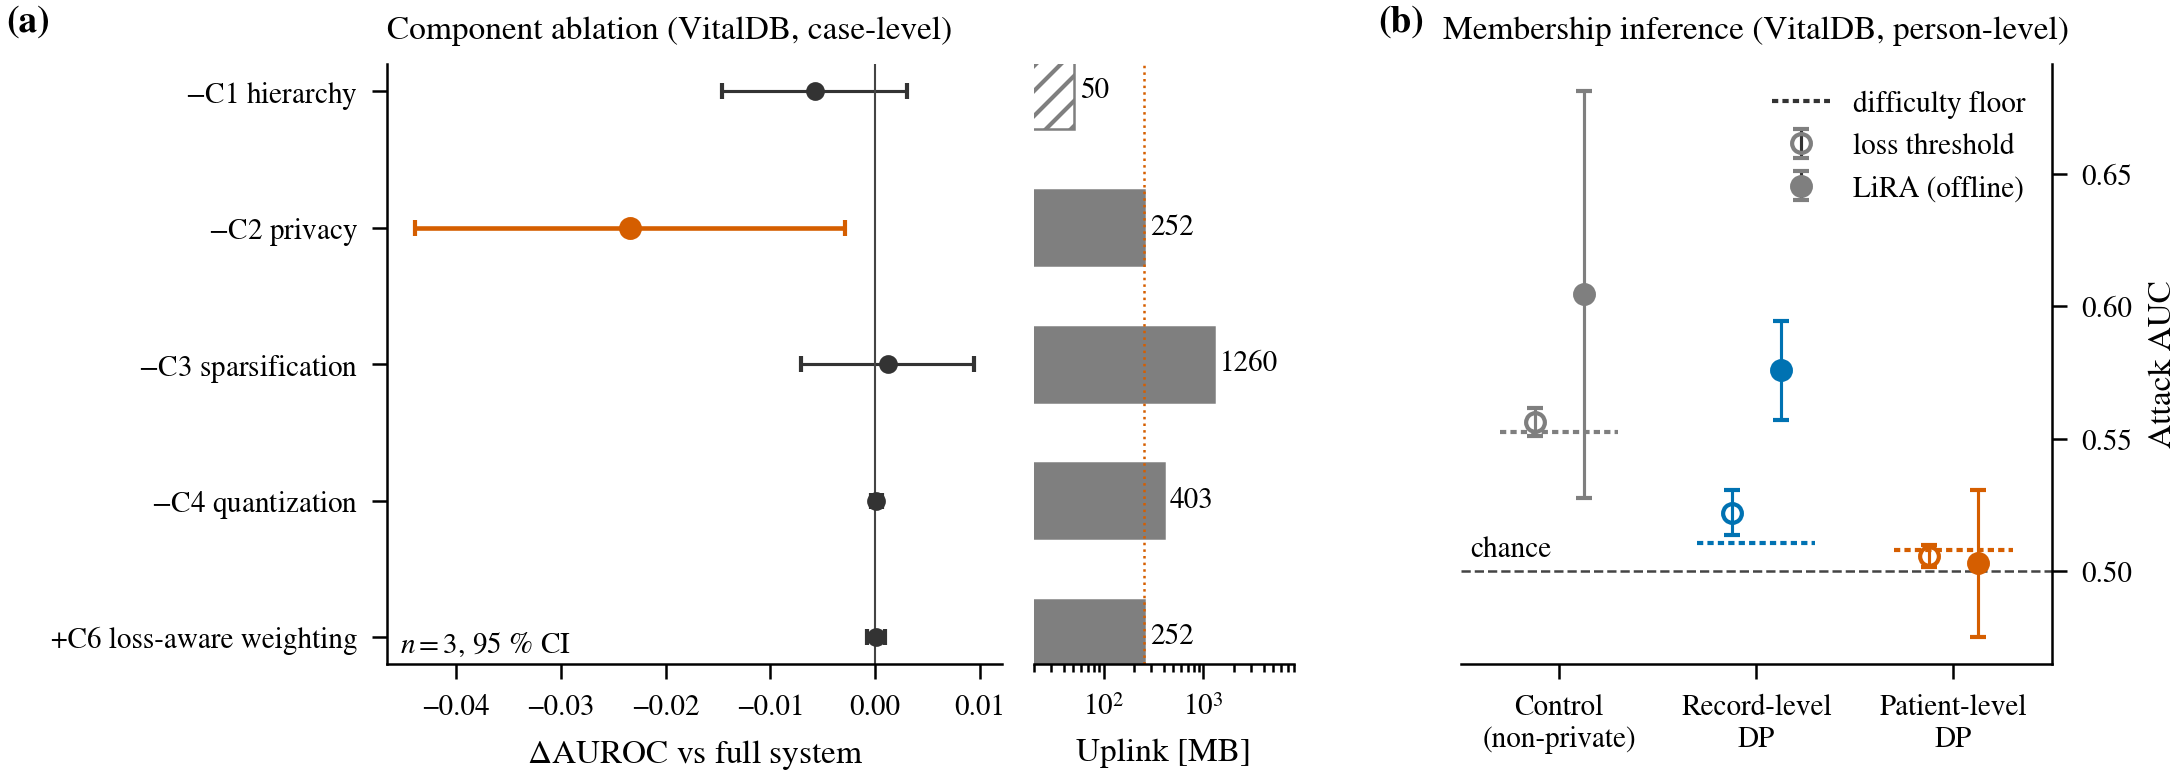

This chart was generated by the following Python code:
"""fig10_ablation_mia.py — Fig. 10: (a) component ablation on VitalDB, delta
AUROC against the full system paired by seed, beside total uplink; (b)
patient-level membership-inference audit (paper/figs.md, Fig. 10).

Arm map (ablation_runner): A0 full, A1 -C1 hierarchy, A2 -C2 privacy,
A3 -C3 sparsification, A4 -C4 quantization, A6 +C6 loss-aware weighting.
Seeds 42-44, the set Table tab:ablation reports."""
import csv
import json
from collections import defaultdict
import numpy as np
from _figstyle import plt, RES, DOUBLE, C, tci, panel, save

ABL = RES / "phase6" / "vitaldb"
SEEDS = (42, 43, 44)
ARMS = ((1, "$-$C1 hierarchy"), (2, "$-$C2 privacy"), (3, "$-$C3 sparsification"),
        (4, "$-$C4 quantization"), (6, "+C6 loss-aware weighting"))
# audit on the person-level partition; the ablation stays case-level
MIA_DS = "vitaldb_person"
MIA = RES / "phase5" / "lira" / MIA_DS
CONFIGS = (("head_nodp", "Control (non-private)", C["ctrl"]),
           ("sample", "Record-level DP", C["record"]),
           ("patient", "Patient-level DP", C["indiv"]))
ATTACKS = (("loss", "loss threshold", "o", "none"), ("lira_offline", "LiRA (offline)", "o", None))


def abl(a, sd):
    d = json.load(open(ABL / f"ablation_A{a}_seed{sd}_final.json"))
    return d["test"]["macro_auc"], d["uplink_bytes_total"] / 1e6


def main():
    fig = plt.figure(figsize=(DOUBLE, 2.6))
    # a blank spacer column separates the two panels
    gs = fig.add_gridspec(1, 4, width_ratios=[1.3, 0.55, 0.22, 1.25], wspace=0.08)
    ax, axu, axm = fig.add_subplot(gs[0]), fig.add_subplot(gs[1]), fig.add_subplot(gs[3])

    full = {sd: abl(0, sd) for sd in SEEDS}
    y = np.arange(len(ARMS))[::-1]
    for yi, (a, lab) in zip(y, ARMS):
        d = [abl(a, sd)[0] - full[sd][0] for sd in SEEDS]
        m, h = tci(d)
        sig = abs(m) > h
        col = C["indiv"] if sig else "#333333"
        ax.errorbar(m, yi, xerr=h, fmt="o", color=col, ms=4.5 if sig else 3.5,
                    elinewidth=1.1 if sig else 0.75)
        up = abl(a, SEEDS[0])[1]
        axu.barh(yi, up, color=C["ctrl"] if a != 1 else "none",
                 edgecolor=C["ctrl"], hatch="////" if a == 1 else None, lw=0.6,
                 height=0.55)
        axu.text(up * 1.15, yi, f"{up:.0f}", va="center", fontsize=7)
    ax.axvline(0, color="#444444", lw=0.5)
    ax.set_yticks(y, [lab for _, lab in ARMS])
    ax.set_xlabel("$\\Delta$AUROC vs full system")
    ax.text(0.02, 0.02, f"$n={len(SEEDS)}$, 95 % CI", transform=ax.transAxes, fontsize=7)
    panel(ax, "a", x=-0.62)
    ax.set_title("Component ablation (VitalDB, case-level)", fontsize=8, loc="left")
    fullup = full[SEEDS[0]][1]
    axu.axvline(fullup, color=C["indiv"], lw=0.6, ls=":")
    axu.set_xscale("log")
    axu.set_xlim(20, 8000)
    axu.set_yticks([])
    axu.spines["left"].set_visible(False)
    axu.set_xlabel("Uplink [MB]")
    axu.set_ylim(ax.get_ylim())

    floor = {r["arm"].split("/")[1]: float(r["floor"]) for r in
             csv.DictReader(open(RES / "phase5" / "mia_difficulty_floor_vitaldb.csv"))}
    by = defaultdict(list)
    tpr = defaultdict(list)
    for arm, _, _ in CONFIGS:
        # both DP arms are scored on identical shadow splits in one file
        joint = MIA / f"lira_{MIA_DS}_sample_patient.csv"
        src = joint if arm != "head_nodp" and joint.exists() else MIA / f"lira_{MIA_DS}_{arm}.csv"
        for r in csv.DictReader(open(src)):
            if r.get("arm", arm) != arm:
                continue
            by[(arm, r["attack"])].append(float(r["attack_auc"]))
            if r["attack"] == "difficulty":
                floor[arm] = None
            tpr[(arm, r["attack"])].append(float(r["tpr_at_1pct_fpr"]))
    for i, (arm, lab, col) in enumerate(CONFIGS):
        for j, (att, alab, mk, fc) in enumerate(ATTACKS):
            v = by[(arm, att)]
            m, h = tci(v)
            axm.errorbar(i + (j - 0.5) * 0.25, m, yerr=h, fmt=mk, color=col,
                         mfc=fc if fc else col, ms=4.5, elinewidth=0.75,
                         label=alab if i == 0 else None)
            print(f"{arm:10s} {att:13s} AUC {m:.4f}+-{h:.4f} n={len(v)} "
                  f"TPR@1%={np.mean(tpr[(arm, att)]):.4f}")
        # difficulty floor: AUC from per-patient difficulty alone, no target model
        f = np.mean(by[(arm, "difficulty")]) if floor.get(arm) is None else floor[arm]
        axm.plot([i - 0.3, i + 0.3], [f, f], color=col, lw=1.0, ls=(0, (1.5, 1)),
                 label="difficulty floor" if i == 0 else None)
    axm.axhline(0.5, color="#444444", lw=0.6, ls="--")
    axm.text(-0.45, 0.503, "chance", fontsize=7, ha="left", va="bottom")
    axm.set_xticks(range(3), [lab.replace(" (", "\n(").replace("-level DP", "-level\nDP") for _, lab, _ in CONFIGS])
    axm.set_xlim(-0.5, 2.5)
    axm.set_ylabel("Attack AUC")
    axm.yaxis.set_label_position("right"); axm.yaxis.tick_right()
    axm.spines["right"].set_visible(True); axm.spines["left"].set_visible(False)
    leg = axm.legend(loc="upper right", fontsize=7)
    for hdl in leg.legend_handles:
        hdl.set_color("#333333")
    panel(axm, "b", x=-0.14)
    axm.set_title("Membership inference (VitalDB, person-level)", fontsize=8)
    save(fig, "fig10_ablation_mia")


if __name__ == "__main__":
    main()
